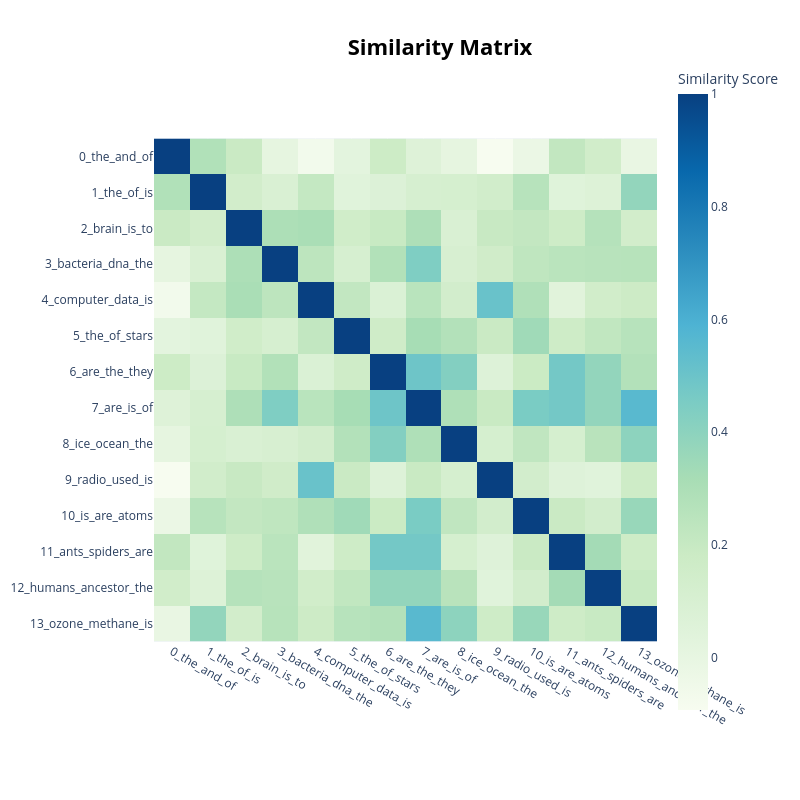

Notebook code for this chart:
### Markdown cell above
## Visualize Topic Similarity

### Code cell
topic_model.visualize_heatmap()

### Figure 1 — Plotly figure (JSON) as saved in the notebook; plotly's stock layout.template omitted (floating-point values rounded to 4 significant figures; data arrays with more than 128 entries replaced by an {"elided": "..."} marker saying what was removed)
{"data": [{"coloraxis": "coloraxis", "hovertemplate": "x: %{x}<br>y: %{y}<br>Similarity Score: %{z}<extra></extra>", "name": "0", "type": "heatmap", "x": ["0_the_and_of", "1_the_of_is", "2_brain_is_to", "3_bacteria_dna_the", "4_computer_data_is", "5_the_of_stars", "6_are_the_they", "7_are_is_of", "8_ice_ocean_the", "9_radio_used_is", "10_is_are_atoms", "11_ants_spiders_are", "12_humans_ancestor_the", "13_ozone_methane_is"], "xaxis": "x", "y": ["0_the_and_of", "1_the_of_is", "2_brain_is_to", "3_bacteria_dna_the", "4_computer_data_is", "5_the_of_stars", "6_are_the_they", "7_are_is_of", "8_ice_ocean_the", "9_radio_used_is", "10_is_are_atoms", "11_ants_spiders_are", "12_humans_ancestor_the", "13_ozone_methane_is"], "yaxis": "y", "z": {"elided": "14x14 float values"}}], "layout": {"coloraxis": {"colorbar": {"title": {"text": "Similarity Score"}}, "colorscale": [[0, "rgb(247,252,240)"], [0.125, "rgb(224,243,219)"], [0.25, "rgb(204,235,197)"], [0.375, "rgb(168,221,181)"], [0.5, "rgb(123,204,196)"], [0.625, "rgb(78,179,211)"], [0.75, "rgb(43,140,190)"], [0.875, "rgb(8,104,172)"], [1, "rgb(8,64,129)"]]}, "height": 800, "hoverlabel": {"bgcolor": "white", "font": {"family": "Rockwell", "size": 16}}, "legend": {"title": {"text": "Trend"}}, "margin": {"t": 60}, "showlegend": true, "title": {"font": {"color": "Black", "size": 22}, "text": "<b>Similarity Matrix</b>", "x": 0.55, "xanchor": "center", "y": 0.95, "yanchor": "top"}, "width": 800, "xaxis": {"anchor": "y", "constrain": "domain", "domain": [0, 1], "scaleanchor": "y"}, "yaxis": {"anchor": "x", "autorange": "reversed", "constrain": "domain", "domain": [0, 1]}}}
